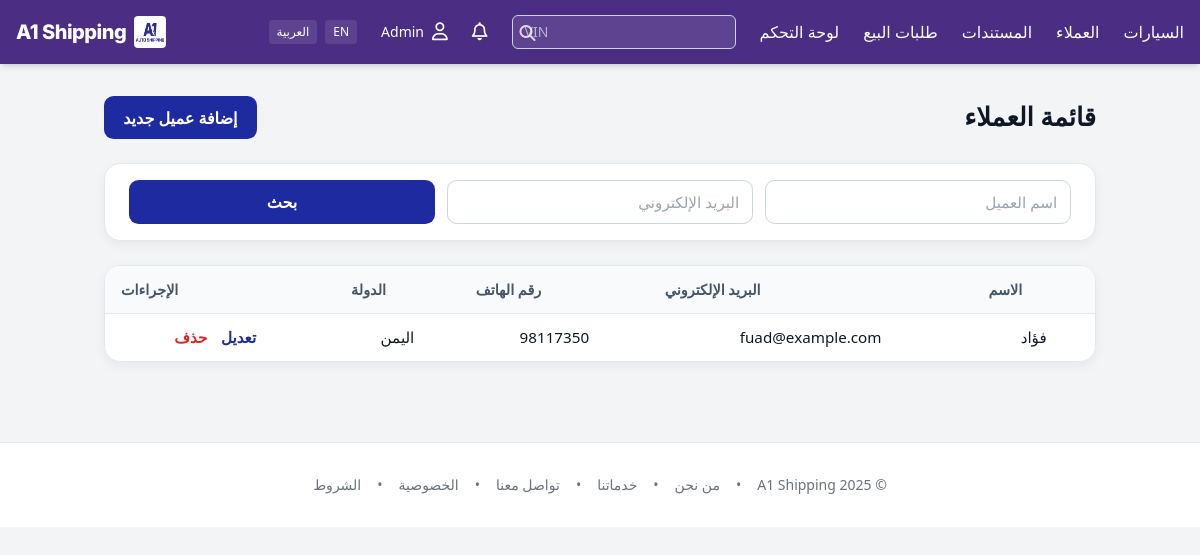
The page /ops/customers (signed in) on the database its author committed.
### app/models.py (models this page shows, shortened)
class User(db.Model, UserMixin):
    __tablename__ = "users"
    id = db.Column(db.Integer, primary_key=True)
    name = db.Column(db.String(150))
    email = db.Column(db.String(180), unique=True, index=True)
    phone = db.Column(db.String(50))
    password_hash = db.Column(db.String(200))
    role_id = db.Column(db.Integer, db.ForeignKey("roles.id"))
    active = db.Column(db.Boolean, default=True)
    created_at = db.Column(db.DateTime, default=datetime.utcnow)
    last_login_at = db.Column(db.DateTime)
    role = db.relationship("Role")
    @property
    def is_active(self):
        return bool(self.active)

class Customer(db.Model):
    __tablename__ = "customers"
    id = db.Column(db.Integer, primary_key=True)
    user_id = db.Column(db.Integer, db.ForeignKey("users.id"))
    account_number = db.Column(db.String(50), unique=True)
    company_name = db.Column(db.String(200))
    full_name = db.Column(db.String(200))
    email = db.Column(db.String(180))
    phone = db.Column(db.String(50))
    address = db.Column(db.Text)
    country = db.Column(db.String(100))
    price_category = db.Column(db.String(20), nullable=False, default="normal")
    user = db.relationship("User", backref="customer_profile")
    @property
    def display_name(self) -> str:
        try:
            name = (self.company_name or self.full_name or (self.user.name if getattr(self, 'user', None) else None))
            name = (name or "").strip()
            return name if name else "-"
        except Exception:
            return "-"

### app/blueprints/operations/routes.py (the view)
@ops_bp.route('/customers')
@role_required('employee', 'admin')
def customers_list():
    q = db.session.query(Customer)
    name = (request.args.get('name') or '').strip()
    email = (request.args.get('email') or '').strip()
    if name:
        q = q.filter(db.func.lower(Customer.company_name).like(db.func.lower(f"%{name}%")))
    if email:
        q = q.filter(db.func.lower(Customer.email).like(db.func.lower(f"%{email}%")))
    customers = q.order_by(Customer.company_name.asc()).limit(200).all()
    return render_template('operations/customers_list.html', customers=customers)

### app/security.py (called while the page is built)
def _canonicalize_role(role_name: str | None) -> str | None:
    if not role_name:
        return None
    name = role_name.strip().lower()
    synonyms = {
        "staff": "employee",
        "employees": "employee",
    }
    return synonyms.get(name, name)

def role_required(*allowed_roles: str) -> Callable:
    normalized_allowed = {
        r for r in (_canonicalize_role(r) for r in allowed_roles) if r is not None
    }
    def decorator(view_func: Callable) -> Callable:
        @wraps(view_func)
        @login_required
        def wrapper(*args, **kwargs):
            user_role = getattr(getattr(current_user, "role", None), "name", None)
            user_role_norm = _canonicalize_role(user_role)
            if not user_role_norm or user_role_norm not in normalized_allowed:
                abort(403)
            return view_func(*args, **kwargs)
        return wrapper
    return decorator

### app/templates/operations/customers_list.html (shortened to what this page needs)
{% extends "layout.html" %}
{% block content %}
<div class="page-header">
  <h1>{{ _('قائمة العملاء') }}</h1>
  <a href="{{ url_for('ops.customers_new') }}" class="btn-primary">{{ _('إضافة عميل جديد') }}</a>
</div>
<form method="get" class="search-card grid grid-cols-1 md:grid-cols-3 gap-3">
  <input name="name" value="{{ request.args.get('name','') }}" placeholder="{{ _('اسم العميل') }}">
  <input name="email" value="{{ request.args.get('email','') }}" placeholder="{{ _('البريد الإلكتروني') }}">
  <button class="btn-primary">{{ _('بحث') }}</button>
</form>
<div class="table-card overflow-x-auto">
  <table>
    <thead>
      <tr>
        <th>{{ _('الاسم') }}</th>
        <th>{{ _('البريد الإلكتروني') }}</th>
        <th>{{ _('رقم الهاتف') }}</th>
        <th>{{ _('الدولة') }}</th>
        <th>{{ _('الإجراءات') }}</th>
      </tr>
    </thead>
    <tbody>
      {% if customers %}
        {% for c in customers %}
        <tr>
          <td>{{ c.display_name }}</td>
          <td>{{ c.email or '-' }}</td>
          <td>{{ c.phone or '-' }}</td>
          <td>{{ c.country or '-' }}</td>
          <td>
            <a href="{{ url_for('ops.customers_edit', customer_id=c.id) }}" class="action-link edit">{{ _('تعديل') }}</a>
            <form action="{{ url_for('ops.customers_delete', customer_id=c.id) }}" method="post" class="inline" onsubmit="return confirm('{{ _('هل تريد الحذف؟') }}')">
              <button type="submit" class="action-link delete bg-transparent border-none cursor-pointer">{{ _('حذف') }}</button>
            </form>
          </td>
        </tr>
        {% endfor %}
      {% else %}
        <tr>
          <td colspan="5" class="no-data">{{ _('لا يوجد عملاء حالياً') }}</td>
        </tr>
      {% endif %}
    </tbody>
  </table>
</div>
{% endblock %}

### app/templates/components/header.html (shortened to what this page needs)
{% set lang = g.get('lang_code', 'ar') %}
{% set is_rtl = (lang == 'ar') %}
{% set role_name = (current_user.role.name|lower) if (current_user.is_authenticated and current_user.role) else '' %}
<nav class="bg-primary text-white fixed top-0 inset-x-0 z-50 shadow-md">
  <div class="max-w-7xl mx-auto px-4">
    <div class="h-16 relative flex items-center justify-between {% if is_rtl %}flex-row-reverse{% endif %}"
         x-data="{ open:false }"
         x-effect="document.body.style.overflow = open ? 'hidden' : ''"
         @click.outside="open=false"
         @keydown.escape.window="open=false">
      <a href="/" class="flex items-center gap-2 font-heading font-extrabold text-xl tracking-tight">
        <img src="{{ url_for('static', filename='logo.jpeg') }}" alt="Logo" class="h-8 w-8 rounded"/>
        <span>A1 Shipping</span>
      </a>
      <div class="hidden md:flex items-center gap-6">
        {% if current_user.is_authenticated and role_name in ['admin','employee'] %}
          <a href="{{ url_for('ops.cars_list') }}" class="hover:text-accent">{{ _('السيارات') }}</a>
          <a href="{{ url_for('ops.customers_list') }}" class="hover:text-accent">{{ _('العملاء') }}</a>
          <a href="{{ url_for('acct.bol_list') }}" class="hover:text-accent">{{ _('المستندات') }}</a>
          <a href="{{ url_for('ops.sale_listings_list') }}" class="hover:text-accent">{{ _('طلبات البيع') }}</a>
          <a href="{{ url_for('ops.dashboard') if role_name=='employee' else url_for('admin.dashboard') }}" class="hover:text-accent">{{ _('لوحة التحكم') }}</a>
        {% elif current_user.is_authenticated and role_name == 'customer' %}
          <a href="{{ url_for('cust.my_cars') }}" class="hover:text-accent">{{ _('سياراتي') }}</a>
          <a href="{{ url_for('cust.invoices_list') }}" class="hover:text-accent">{{ _('فواتيري') }}</a>
          <a href="{{ url_for('cust.dashboard') }}" class="hover:text-accent">{{ _('لوحة التحكم') }}</a>
        {% endif %}
        <form id="vehicle-search-form" class="relative">
          <input id="vehicle-search-input" type="search" inputmode="latin" dir="ltr" placeholder="VIN" aria-label="VIN"
                 class="w-44 lg:w-56 rounded-md bg-white/10 placeholder-white/60 focus:bg-white/20 px-3 py-1.5 text-sm outline-none"/>
          <button class="absolute {{ 'left-2' if is_rtl else 'right-2' }} top-1.5 text-white/80" type="submit">
            <i class="fa-solid fa-magnifying-glass"></i>
          </button>
        </form>
        {% if current_user.is_authenticated %}
          <a href="{{ url_for('ops.dashboard') if role_name in ['admin','employee'] else url_for('cust.dashboard') }}" class="hover:text-accent">
            <i class="fa-regular fa-bell text-lg"></i>
          </a>
          <div class="relative" x-data="{ m:false }">
            <button @click="m=!m" class="flex items-center gap-2 hover:text-accent">
              <i class="fa-regular fa-user text-lg"></i>
              <span class="hidden lg:inline text-sm">{{ current_user.name or current_user.email }}</span>
            </button>
          </div>
        {% else %}
          <a href="{{ url_for('auth.login') }}" class="px-3 py-1.5 rounded-md bg-accent text-neutral font-medium hover:opacity-90">{{ _('دخول') }}</a>
        {% endif %}
        <div class="flex items-center gap-2">
          <a href="{{ request.path }}?lang=en" class="px-2 py-1 rounded bg-white/10 hover:bg-white/20 text-xs">EN</a>
          <a href="{{ request.path }}?lang=ar" class="px-2 py-1 rounded bg-white/10 hover:bg-white/20 text-xs">العربية</a>
        </div>
      </div>
    </div>
  </div>
</nav>

### app/templates/layout.html (style rules this page uses)
html, body { scroll-behavior: smooth; }

### app/templates/operations/customers_list.html (style rules this page uses)
body { font-family: 'Cairo', sans-serif; background-color: #fff; color: #1E2BA0; }
.page-header { display: flex; justify-content: space-between; align-items: center; margin-bottom: 1.5rem; }
.page-header h1 { font-size: 1.6rem; font-weight: 700; }
.btn-primary { background-color: #1E2BA0; color: white; padding: 0.6rem 1.2rem; border-radius: 0.6rem; font-weight: 600; transition: background-color 0.2s ease; border: none; }
.search-card { background: #ffffff; border: 1px solid #e2e8f0; border-radius: 1rem; padding: 1rem 1.5rem; box-shadow: 0 4px 12px rgba(0,0,0,0.05); margin-bottom: 1.5rem; }
input { border: 1px solid #cbd5e1; border-radius: 0.6rem; padding: 0.6rem 0.8rem; width: 100%; font-size: 0.95rem; }
table { width: 100%; border-collapse: collapse; background-color: #fff; }
thead { background-color: #f8fafc; }
th { text-align: left; font-weight: 600; color: #475569; padding: 0.8rem 1rem; font-size: 0.9rem; }
td { padding: 0.75rem 1rem; font-size: 0.95rem; border-top: 1px solid #e2e8f0; }
.action-link { font-weight: 600; margin-right: 0.6rem; text-decoration: none; }
.action-link.edit { color: #1E2BA0; }
.action-link.delete { color: #dc2626; }
.table-card { border: 1px solid #e2e8f0; border-radius: 1rem; box-shadow: 0 4px 12px rgba(0,0,0,0.05); overflow: hidden; }

### rows shown on the page
User: name "Admin"
Customer: display_name "فؤاد", email "fuad@example.com", phone "98117350", country "اليمن"
